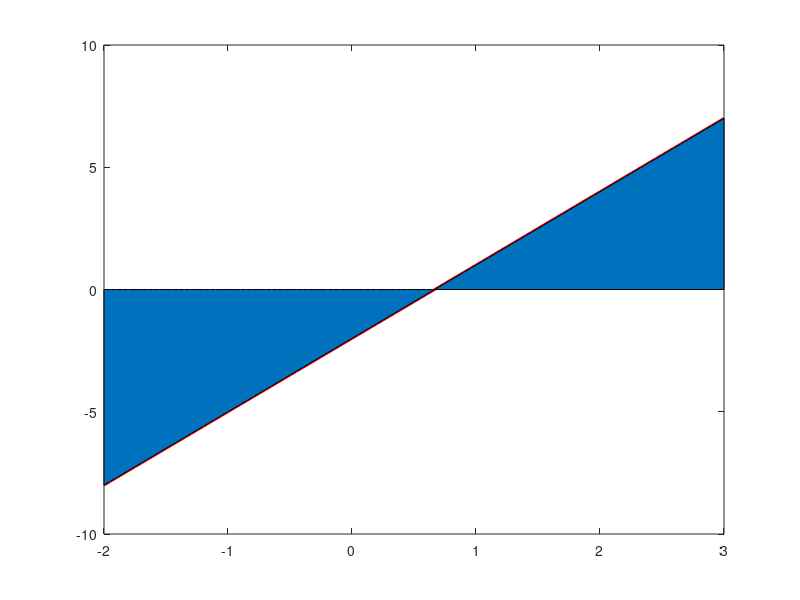

This chart was generated by the following MATLAB code: (Note: this script raises an error after producing the figure.)
% Octave Script
% Title			:1.8 Teorema del Valor Intermedio
% Description		:Script para graficar el ejericio 1 de la actividad 1.8
% Author		:Luis Gerardo Cardozo Carranza (Gerard_CRS) luiscardozo161002@gmail.com
% Date			:20210525
% sion		        :1
% Usage			:octave> /path/Teorema_del_Valor_Intermedio_Actividad_1.9_Luis Gerardo Cardozo Carranza_3202
% Notes			:Requiere aplicacion octave usar en consola preferentemente.

%limpia la pantalla y las variables.
clc, clear  

%Definimos la funcion
x=-2:.05:3;
f=inline('3*x-2');
plot(x,f(x),'r','LineWidth',2)

%Para calcular la integral
valor_de_Integral=quad(f,-2,3)

%Determina el valor del punto c
Valor_Medio=strcat('3*x-2==',num2str(1/3*valor_de_Integral))

%Interpretación geométrica
hold on
area(x,f(x))
altura=f(c(1));
plot([-2 3],[altura altura])
hold off
